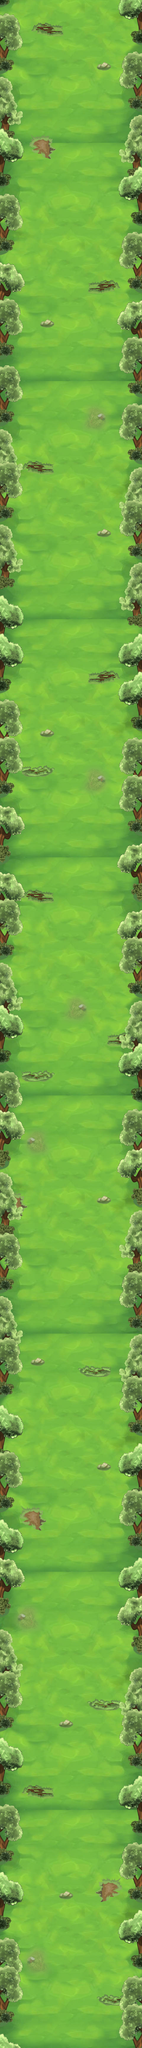

Tiled map render using the project's own tile images. Description and the map definition, with tile-layer contents summarised, below:
An orthogonal 15x215 tile map with 32x32 px tiles, 4 tile layers (Background, Background1, Decorate1, Decorate2), 2 tilesets and 252 objects (5x 3, 2x 1, 2, 4, 5, ...).

<map version="1.0" orientation="orthogonal" width="15" height="215" tilewidth="32" tileheight="32">
 <tileset firstgid="1" name="grass" tilewidth="32" tileheight="32">
  <image source="grass.jpg" width="480" height="800" />
 </tileset>
 <tileset firstgid="376" name="grassc" tilewidth="32" tileheight="32">
  <image source="grassc.png" width="896" height="224" />
 </tileset>
 <layer name="Background" width="15" height="215">
  <data>[3225 cells, 3225 non-empty, 375 distinct tile ids]</data>
 </layer>
 <layer name="Background1" width="15" height="215">
  <data>[3225 cells, 353 non-empty, 49 distinct tile ids]</data>
 </layer>
 <objectgroup name="Objects" width="15" height="215">
  <object name="1" x="84" y="6852" width="282" height="20" />
  <object name="2" x="118" y="6055" width="281" height="20" />
  <object name="3" x="111" y="5253" width="244" height="19" />
  <object name="4" x="111" y="4453" width="244" height="19" />
  <object name="5" x="113" y="3652" width="244" height="19" />
  <object name="6" x="151" y="2851" width="244" height="19" />
  <object name="7" x="125" y="2055" width="244" height="19" />
  <object name="8" x="114" y="1255" width="244" height="19" />
  <object name="9" x="131" y="738" width="244" height="19" />
 </objectgroup>
 <objectgroup name="Enemys" width="15" height="215">
  <object x="94" y="6742">
   <properties>
    <property name="random" value="10" />
   </properties>
  </object>
  <object x="137" y="6762">
   <properties>
    <property name="random" value="10" />
   </properties>
  </object>
  <object x="402" y="6564">
   <properties>
    <property name="random" value="10,11,13,14" />
   </properties>
  </object>
  <object x="365" y="6595">
   <properties>
    <property name="random" value="10,11,13,14" />
   </properties>
  </object>
  <object x="323" y="6580">
   <properties>
    <property name="random" value="10,11,13,14" />
   </properties>
  </object>
  <object x="255" y="5963">
   <properties>
    <property name="random" value="10,11,13,14" />
   </properties>
  </object>
  <object x="212" y="5963">
   <properties>
    <property name="random" value="10,11,13,14" />
   </properties>
  </object>
  <object x="297" y="5961">
   <properties>
    <property name="random" value="10,11,13,14" />
   </properties>
  </object>
  <object x="86" y="5494">
   <properties>
    <property name="random" value="10,11,13,14" />
   </properties>
  </object>
  <object x="127" y="5495">
   <properties>
    <property name="random" value="10,11,13,14" />
   </properties>
  </object>
  <object x="158" y="5473">
   <properties>
    <property name="random" value="10,11,13,14" />
   </properties>
  </object>
  <object x="77" y="3483">
   <properties>
    <property name="random" value="10,11,13,14" />
   </properties>
  </object>
  <object x="106" y="3517">
   <properties>
    <property name="random" value="10,11,13,14" />
   </properties>
  </object>
  <object x="131" y="3484">
   <properties>
    <property name="random" value="10,11,13,14" />
   </properties>
  </object>
  <object x="401" y="3302">
   <properties>
    <property name="random" value="10,11,13,14" />
   </properties>
  </object>
  <object x="371" y="3317">
   <properties>
    <property name="random" value="10,11,13,14" />
   </properties>
  </object>
  <object x="342" y="3304">
   <properties>
    <property name="random" value="10,11,13,14" />
   </properties>
  </object>
  <object x="332" y="2740">
   <properties>
    <property name="random" value="10,11,13,14" />
   </properties>
  </object>
  <object x="331" y="2188">
   <properties>
    <property name="random" value="10,11,13,14" />
   </properties>
  </object>
  <object x="363" y="2186">
   <properties>
    <property name="random" value="10,11,13,14" />
   </properties>
  </object>
  <object x="398" y="2185">
   <properties>
    <property name="random" value="10,11,13,14" />
   </properties>
  </object>
  <object x="303" y="1988">
   <properties>
    <property name="random" value="10,11,13,14" />
   </properties>
  </object>
  <object x="336" y="1996">
   <properties>
    <property name="random" value="10,11,13,14" />
   </properties>
  </object>
  <object x="366" y="1979">
   <properties>
    <property name="random" value="10,11,13,14" />
   </properties>
  </object>
  <object x="351" y="6174">
   <properties>
    <property name="random" value="37,38" />
   </properties>
  </object>
  <object x="387" y="6173">
   <properties>
    <property name="random" value="37,38" />
   </properties>
  </object>
  <object name="3" x="370" y="6141">
   <properties>
    <property name="random" value="42" />
   </properties>
  </object>
  <object x="317" y="5679">
   <properties>
    <property name="random" value="37,38" />
   </properties>
  </object>
  <object x="355" y="5678">
   <properties>
    <property name="random" value="37,38" />
   </properties>
  </object>
  <object x="393" y="5674">
   <properties>
    <property name="random" value="37,38" />
   </properties>
  </object>
  <object x="180" y="5039">
   <properties>
    <property name="random" value="37,38" />
   </properties>
  </object>
  <object x="145" y="5039">
   <properties>
    <property name="random" value="37,38" />
   </properties>
  </object>
  <object x="396" y="3612">
   <properties>
    <property name="random" value="37,38" />
   </properties>
  </object>
  <object x="357" y="3613">
   <properties>
    <property name="random" value="37,38" />
   </properties>
  </object>
  <object x="379" y="3565">
   <properties>
    <property name="random" value="12" />
   </properties>
  </object>
  <object x="401" y="2741">
   <properties>
    <property name="random" value="10,11,13,14" />
   </properties>
  </object>
  <object x="119" y="5994">
   <properties>
    <property name="delay" value="15" />
    <property name="random" value="29" />
   </properties>
  </object>
  <object x="354" y="5637">
   <properties>
    <property name="random" value="12" />
   </properties>
  </object>
  <object name="3" x="379" y="5061">
   <properties>
    <property name="random" value="42" />
   </properties>
  </object>
  <object x="395" y="5096">
   <properties>
    <property name="random" value="37,38" />
   </properties>
  </object>
  <object x="354" y="5096">
   <properties>
    <property name="random" value="37,38" />
   </properties>
  </object>
  <object x="168" y="4998">
   <properties>
    <property name="random" value="12" />
   </properties>
  </object>
  <object x="111" y="4838">
   <properties>
    <property name="random" value="10,11,13,14" />
   </properties>
  </object>
  <object x="152" y="4838">
   <properties>
    <property name="random" value="10,11,13,14" />
   </properties>
  </object>
  <object x="325" y="4362">
   <properties>
    <property name="random" value="10,11,13,14" />
   </properties>
  </object>
  <object x="288" y="4371">
   <properties>
    <property name="random" value="10,11,13,14" />
   </properties>
  </object>
  <object x="95" y="4163">
   <properties>
    <property name="random" value="37,38" />
   </properties>
  </object>
  <object x="133" y="4162">
   <properties>
    <property name="random" value="37,38" />
   </properties>
  </object>
  <object x="75" y="3211">
   <properties>
    <property name="random" value="37,38" />
   </properties>
  </object>
  <object x="115" y="3210">
   <properties>
    <property name="random" value="37,38" />
   </properties>
  </object>
  <object x="109" y="2888">
   <properties>
    <property name="random" value="37,38" />
   </properties>
  </object>
  </objectgroup>
 <layer name="Decorate1" width="15" height="215">
  <data>[3225 cells, 675 non-empty, 105 distinct tile ids]</data>
 </layer>
 <layer name="Decorate2" width="15" height="215">
  <data>[3225 cells, 858 non-empty, 105 distinct tile ids]</data>
 </layer>
</map>
<!-- 192 of 252 objects omitted -->
